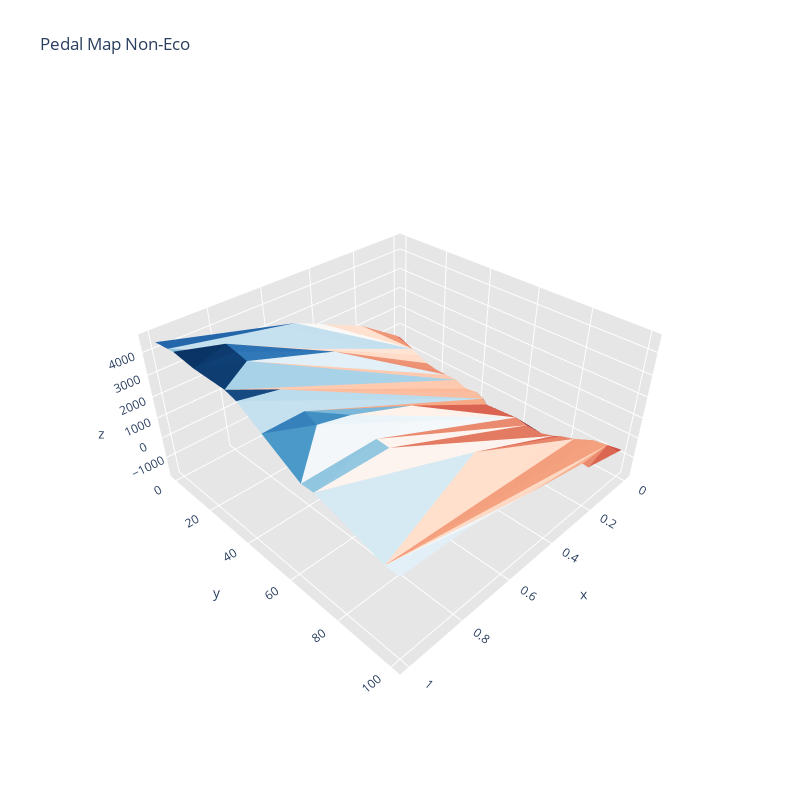

Notebook cell for this chart:
### Code cell
axis = dict(
    showbackground=True,
    backgroundcolor="rgb(230, 230,230)",
    gridcolor="rgb(255, 255, 255)",
    zerolinecolor="rgb(255, 255, 255)",
)

layout = go.Layout(
    title='Pedal Map Non-Eco',
    width=800,
    height=800,
    scene=dict(
        xaxis=dict(axis),
        yaxis=dict(axis),
        zaxis=dict(axis),
        aspectratio=dict(
            x=1,
            y=1,
            z=0.5
        ),
    )
)

data1 = plotly_trisurf(points[:,0], points[:,1], points[:,2], tri.simplices, colormap=cm.RdBu, plot_edges=None)



fig2 = go.Figure(data=data1, layout=layout)

# import chart_studio.plotly as py
# from chart_studio.plotly import plot, iplot
from plotly.offline import iplot
iplot(fig2)

### Figure 1 — Plotly figure (JSON) as saved in the notebook; plotly's stock layout.template omitted (floating-point values rounded to 4 significant figures)
{"data": [{"facecolor": ["rgb(103,0,31)", "rgb(5,48,97)", "rgb(141,194,220)", "rgb(10,59,112)", "rgb(8,54,106)", "rgb(249,240,235)", "rgb(214,96,77)", "rgb(252,215,194)", "rgb(182,215,232)", "rgb(192,220,235)", "rgb(243,164,129)", "rgb(212,230,241)", "rgb(247,181,150)", "rgb(121,6,34)", "rgb(247,185,156)", "rgb(249,198,172)", "rgb(50,124,183)", "rgb(240,156,123)", "rgb(253,220,201)", "rgb(30,97,165)", "rgb(192,220,235)", "rgb(162,205,227)", "rgb(9,56,109)", "rgb(249,198,172)", "rgb(16,69,126)", "rgb(182,215,232)", "rgb(117,178,212)", "rgb(62,140,191)", "rgb(249,237,229)", "rgb(231,240,244)", "rgb(210,230,240)", "rgb(182,31,46)", "rgb(241,158,125)", "rgb(252,215,194)", "rgb(224,236,243)", "rgb(239,243,245)", "rgb(208,85,72)", "rgb(236,147,116)", "rgb(247,245,244)", "rgb(253,221,203)", "rgb(39,110,176)", "rgb(216,233,241)", "rgb(234,142,112)", "rgb(233,139,110)", "rgb(222,235,242)", "rgb(43,115,179)", "rgb(70,149,196)", "rgb(239,243,245)", "rgb(223,118,94)", "rgb(253,221,203)", "rgb(249,240,235)", "rgb(246,175,142)", "rgb(112,3,32)", "rgb(223,118,94)", "rgb(144,13,38)", "rgb(216,101,81)", "rgb(229,131,104)", "rgb(177,24,43)", "rgb(230,134,106)", "rgb(248,242,239)", "rgb(230,134,106)", "rgb(249,240,235)", "rgb(204,76,68)", "rgb(215,99,79)", "rgb(252,224,208)", "rgb(135,190,218)", "rgb(141,194,220)", "rgb(144,196,221)"], "i": [53, 18, 2, 28, 19, 42, 42, 3, 21, 52, 9, 52, 8, 8, 52, 6, 22, 13, 49, 17, 17, 20, 19, 6, 20, 7, 33, 32, 42, 33, 43, 13, 14, 44, 26, 36, 40, 40, 1, 39, 28, 41, 41, 4, 5, 41, 23, 32, 35, 11, 11, 45, 53, 51, 11, 50, 50, 12, 45, 23, 34, 51, 14, 46, 1, 17, 34, 35], "j": [10, 19, 18, 19, 28, 9, 53, 2, 52, 21, 52, 22, 7, 52, 8, 5, 32, 49, 43, 37, 1, 6, 20, 20, 21, 20, 42, 33, 33, 32, 24, 12, 13, 14, 36, 44, 1, 39, 38, 38, 41, 3, 4, 41, 41, 28, 32, 23, 11, 24, 35, 14, 51, 35, 50, 11, 43, 50, 46, 34, 51, 34, 47, 47, 17, 18, 23, 34], "k": [9, 27, 27, 29, 27, 31, 9, 27, 30, 22, 31, 31, 30, 9, 30, 29, 31, 25, 25, 16, 37, 29, 29, 7, 30, 30, 31, 31, 53, 53, 25, 49, 25, 25, 25, 25, 0, 1, 37, 1, 27, 27, 3, 5, 29, 29, 22, 53, 10, 43, 24, 44, 10, 10, 12, 43, 49, 49, 14, 53, 53, 35, 15, 14, 2, 2, 24, 24], "name": "", "type": "mesh3d", "x": [0.0, 0.0, 0.0, 0.0, 0.0, 0.0, 0.0, 0.0, 0.0, 0.0, 0.0, 0.0, 0.0, 0.0, 0.0, 0.0, 1.0, 1.0, 1.0, 1.0, 1.0, 1.0, 1.0, 1.0, 1.0, 1.0, 1.0, 0.86, 0.86, 0.86, 0.86, 0.86, 0.86, 0.74, 0.74, 0.74, 0.74, 0.5, 0.38, 0.2, 0.02, 0.5, 0.5, 0.5, 0.5, 0.24, 0.2, 0.02, 0.0, 0.04, 0.04, 0.02, 0.02, 0.02], "y": [0.0, 7.0, 10.0, 15.0, 20.0, 25.0, 30.0, 35.0, 40.0, 45.0, 70.0, 75.0, 80.0, 90.0, 95.0, 100.0, 0.0, 7.0, 10.0, 20.0, 35.0, 40.0, 50.0, 65.0, 70.0, 95.0, 100.0, 15.0, 20.0, 25.0, 40.0, 50.0, 55.0, 55.0, 65.0, 70.0, 100.0, 0.0, 0.0, 0.0, 0.0, 20.0, 55.0, 80.0, 100.0, 100.0, 100.0, 100.0, 100.0, 85.0, 80.0, 65.0, 45.0, 60.0], "z": [-500.0, -800.0, -1000.0, -1200.0, -1300.0, -1300.0, -1300.0, -1500.0, -1400.0, -1800.0, -1800.0, -1600.0, -1400.0, -800.0, -700.0, -600.0, 4436.0, 4527.0, 4566.0, 4436.0, 4436.0, 4287.0, 3625.0, 2651.0, 2674.0, 1826.0, 1827.0, 4426.0, 4345.0, 4233.0, 3915.0, 3625.0, 3383.0, 3019.0, 2651.0, 2615.0, 1668.0, 2775.0, 2125.0, 1150.0, -300.0, 2428.0, 1908.0, 1429.0, 1083.0, 449.0, -36.0, -550.0, -600.0, -800.0, -1000.0, -1550.0, -1350.0, -1450.0]}], "layout": {"height": 800, "scene": {"aspectratio": {"x": 1, "y": 1, "z": 0.5}, "xaxis": {"backgroundcolor": "rgb(230, 230,230)", "gridcolor": "rgb(255, 255, 255)", "showbackground": true, "zerolinecolor": "rgb(255, 255, 255)"}, "yaxis": {"backgroundcolor": "rgb(230, 230,230)", "gridcolor": "rgb(255, 255, 255)", "showbackground": true, "zerolinecolor": "rgb(255, 255, 255)"}, "zaxis": {"backgroundcolor": "rgb(230, 230,230)", "gridcolor": "rgb(255, 255, 255)", "showbackground": true, "zerolinecolor": "rgb(255, 255, 255)"}}, "title": {"text": "Pedal Map Non-Eco"}, "width": 800}}
